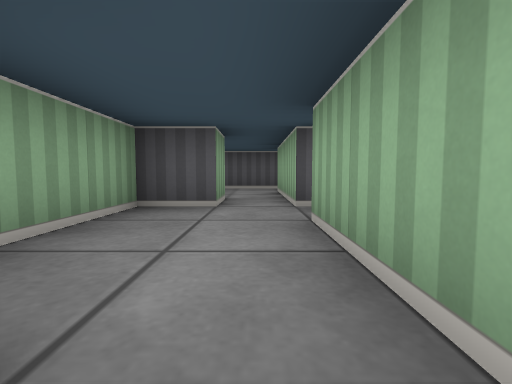
View 1 (above)

18 first-person views from a walk through a cub3D ray-caster map. The camera is about half as high as the walls, tilts 4° down and sees 85° across. The floor is counted in squares. Each view is taken from the middle of a square. On the plan, view 1 faces up. The plan holds only what a view shows up to about 9 squares ahead; the rest is blank.

View 2
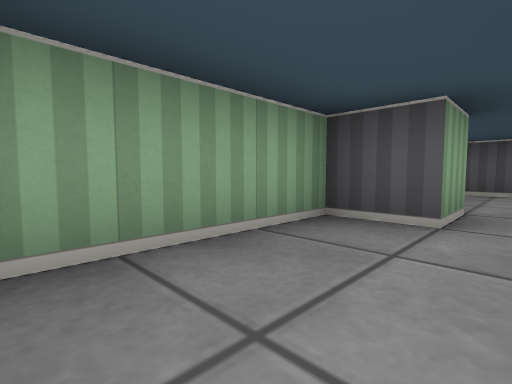

View 3
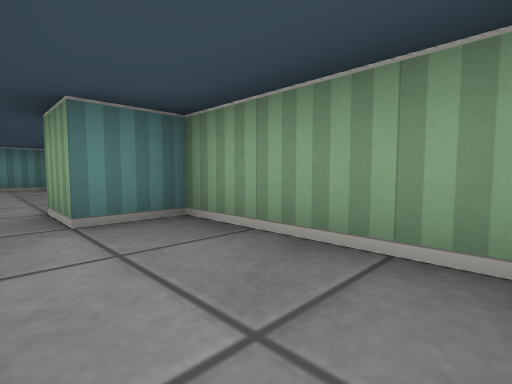

View 4
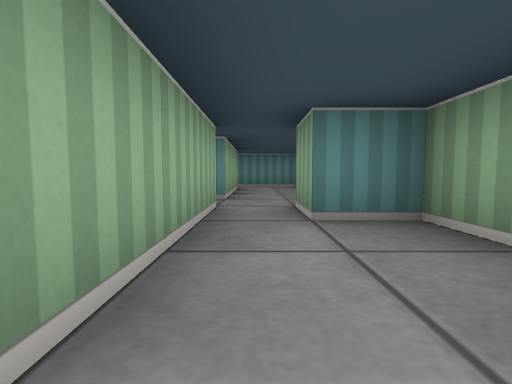

View 5
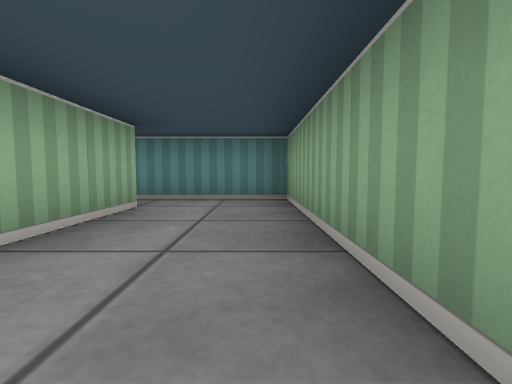

View 6
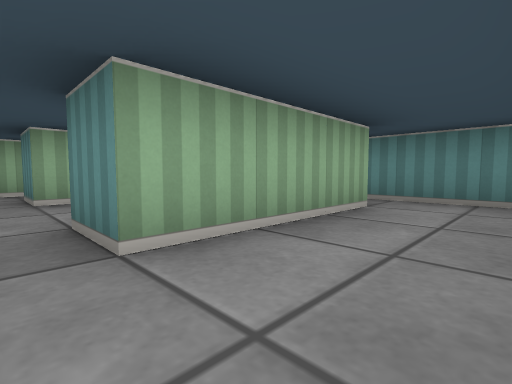

View 7
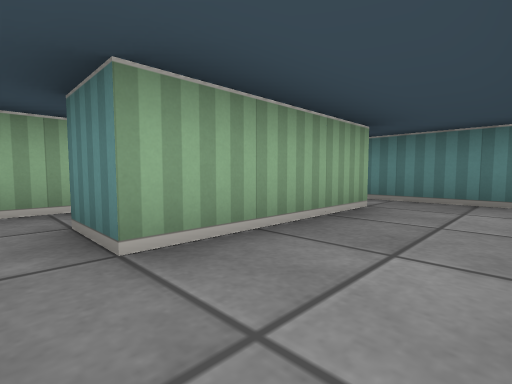

View 8
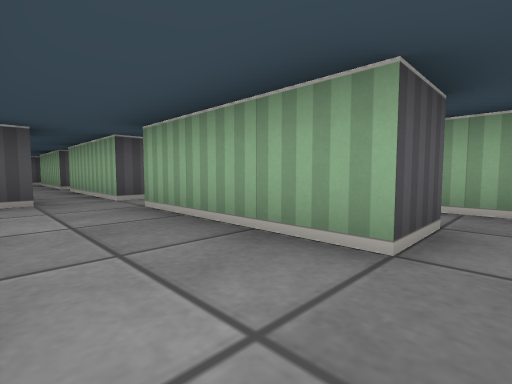

View 9
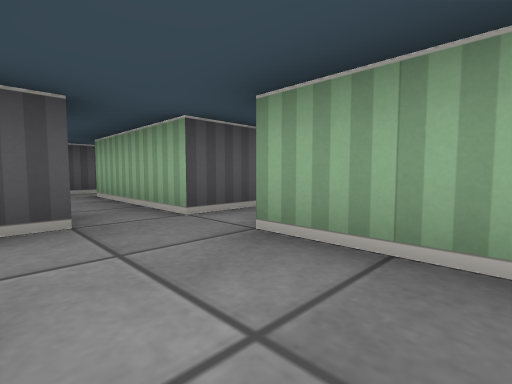

View 10
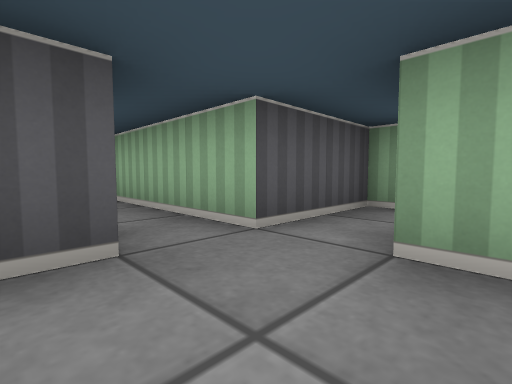

View 11
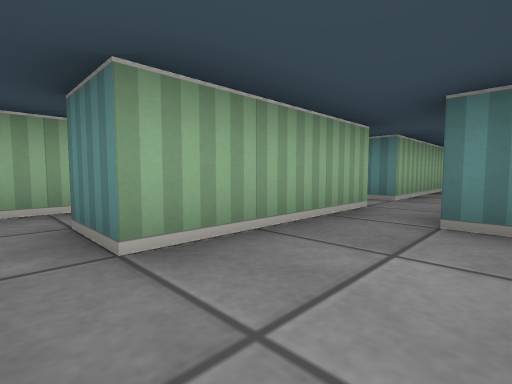

View 12
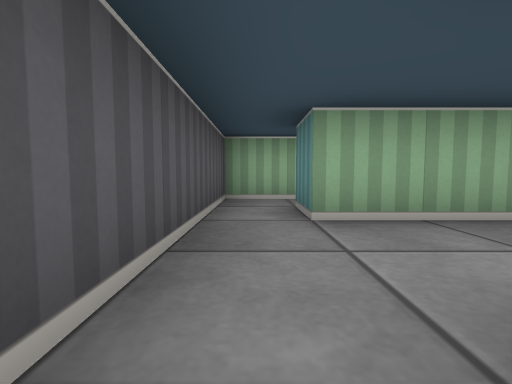

View 13
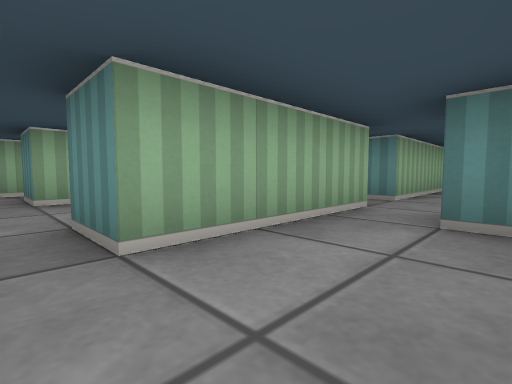

View 14
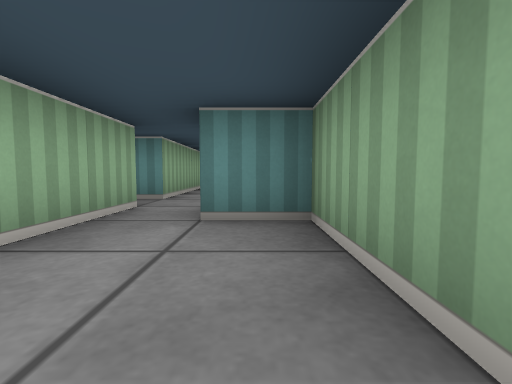

View 15
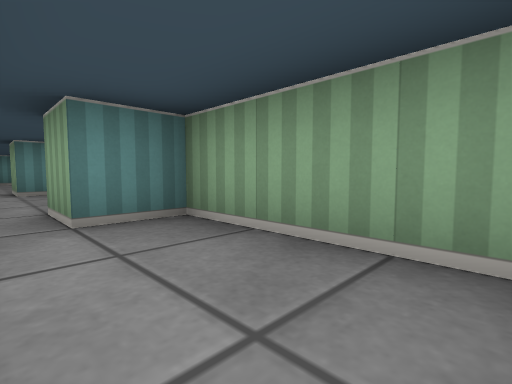

View 16
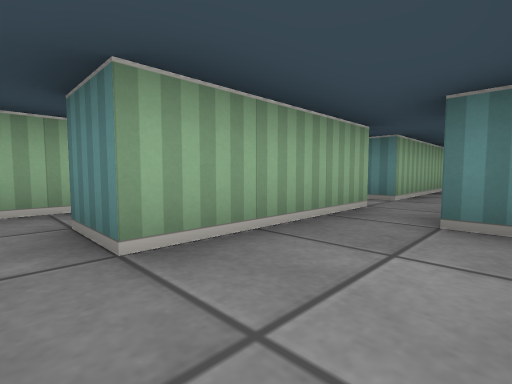

View 17
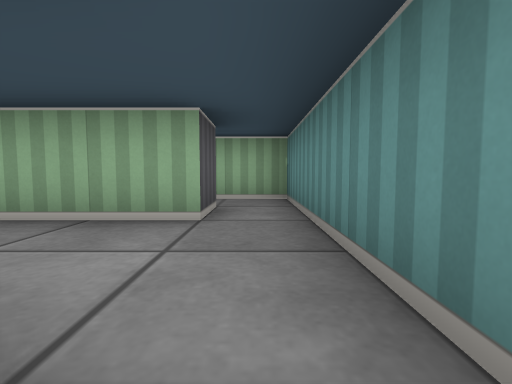

View 18
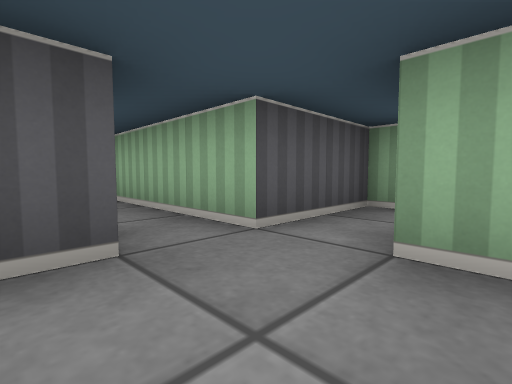

### Floor plan
Points are (right, up) in squares from view 1. A wall is a line through its corners. A room is listed if a view was taken in it or the views show most of it. See-through windows are left out.
Room 1 (views 1, 2, 3, 4)
walls: (-0.5, 3.5) (-1.5, 3.5) (-1.5, 0.5) (-0.5, 0.5) (-0.5, -0.5); (0.5, -0.6) (0.5, 2.5)
ways out: opening at (0, 0) to room 2; opening at (1, 3) to room 4; opening at (0, 4) to room 6
Room 2 (views 5, 6)
walls: (-1.5, -1.5) (-1.5, -5.5) (0.5, -5.5); (0.5, -4.6) (0.5, -1.5)
ways out: opening at (0, 0) to room 1; opening at (1, -5) to room 3; opening at (1, -1) to room 3
Room 3 (views 7, 8, 17, 18)
walls: (0.5, -1.5) (1.5, -1.5); (3.5, -4.5) (3.5, -1.5); (2.6, -0.5) (2, -0.5); (0.5, -5.5) (3.5, -5.5)
ways out: opening at (1, -5) to room 2; opening at (1, -1) to room 2; opening at (3, 0) to room 4; opening at (4, -5) to room 7; opening at (4, -1) to room 7
Room 4 (views 9, 10, 16)
walls: (2, 0.5) (2.5, 0.5); (0.5, 2.5) (1, 2.5); (2.6, 3.5) (0.5, 3.5); (3.5, -0.5) (3.5, 2.5)
ways out: opening at (1, 3) to room 1; opening at (3, 0) to room 3; opening at (3, 4) to room 5; opening at (4, 3) to room 9
Room 5 (views 11, 12)
walls: (2, 4.5) (2.5, 4.5); (0.5, 6.5) (1.5, 6.5); (3.5, 7.5) (0.5, 7.5); (3.5, 3.5) (3.5, 6.5)
ways out: opening at (3, 4) to room 4; opening at (1, 7) to room 6; opening at (4, 7) to room 8
Room 6 (views 13, 14, 15)
walls: (0.5, 7.5) (-1, 7.5); (-1.5, 7) (-1.5, 4.5) (-0.5, 4.5) (-0.5, 3.5); (0.5, 3.5) (0.5, 6.5)
ways out: opening at (0, 4) to room 1; opening at (1, 7) to room 5
Room 7 (no view inside)
walls: (5.5, -1.8) (5.5, -0.5) (3.5, -0.5); (4.6, -4.5) (3.5, -4.5); (3.5, -1.5) (4.5, -1.5); (3.5, -5.5) (5.5, -5.5) (5.5, -4.2)
ways out: opening at (4, -5) to room 3; opening at (4, -1) to room 3
Room 8 (no view inside)
walls: (5.5, 6.2) (5.5, 7.5) (3.5, 7.5); (3.5, 6.5) (4.5, 6.5)
ways out: opening at (4, 7) to room 5
Room 9 (no view inside)
walls: (5.5, 2.2) (5.5, 3.5) (3.5, 3.5); (3.5, 2.5) (4.5, 2.5)
ways out: opening at (4, 3) to room 4

Positions as (right, up) in squares from view 1, and headings:
1: (0, 0), facing up
2: (0, 1), facing up-left
3: (0, 3), facing down-left
4: (0, 3), facing down
5: (-1, -1), facing down
6: (-1, -1), facing down-right
7: (2, -1), facing down-right
8: (2, -5), facing up-right
9: (2, 1), facing up-right
10: (2, 2), facing up-right
11: (2, 7), facing down-right
12: (1, 7), facing right
13: (-1, 7), facing down-right
14: (-1, 7), facing down
15: (0, 7), facing down-left
16: (2, 3), facing down-right
17: (1, -5), facing right
18: (2, -2), facing up-right
